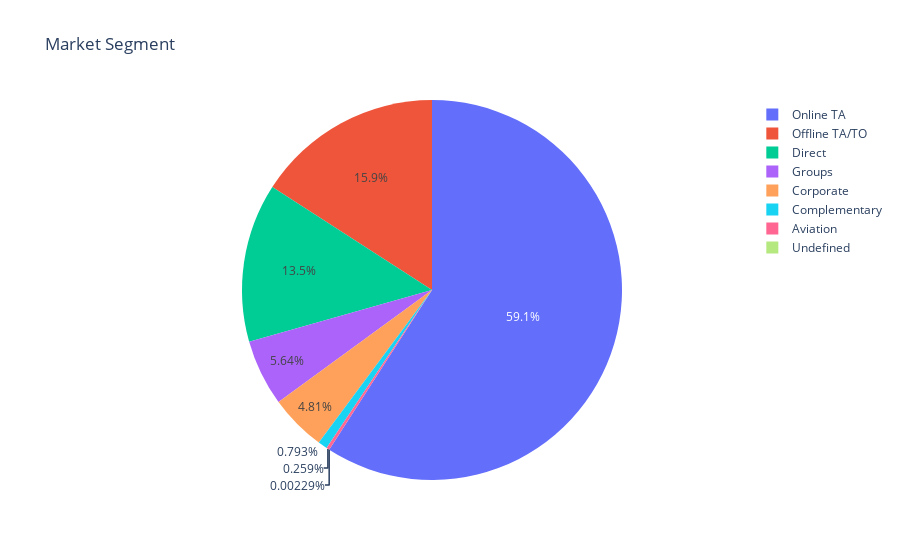

Notebook cell for this chart:
### Code cell
fig = px.pie(data,
      names=     data['market_segment'].value_counts().index,
      values=     data['market_segment'].value_counts().values,
            title='Market Segment')
fig.show()

### Figure 1 — Plotly figure (JSON) as saved in the notebook; plotly's stock layout.template omitted (floating-point values rounded to 4 significant figures)
{"data": [{"domain": {"x": [0.0, 1.0], "y": [0.0, 1.0]}, "hovertemplate": "label=%{label}<br>value=%{value}<extra></extra>", "labels": ["Online TA", "Offline TA/TO", "Direct", "Groups", "Corporate", "Complementary", "Aviation", "Undefined"], "legendgroup": "", "name": "", "showlegend": true, "type": "pie", "values": [51553, 13855, 11780, 4922, 4200, 692, 226, 2]}], "layout": {"legend": {"tracegroupgap": 0}, "title": {"text": "Market Segment"}}}
